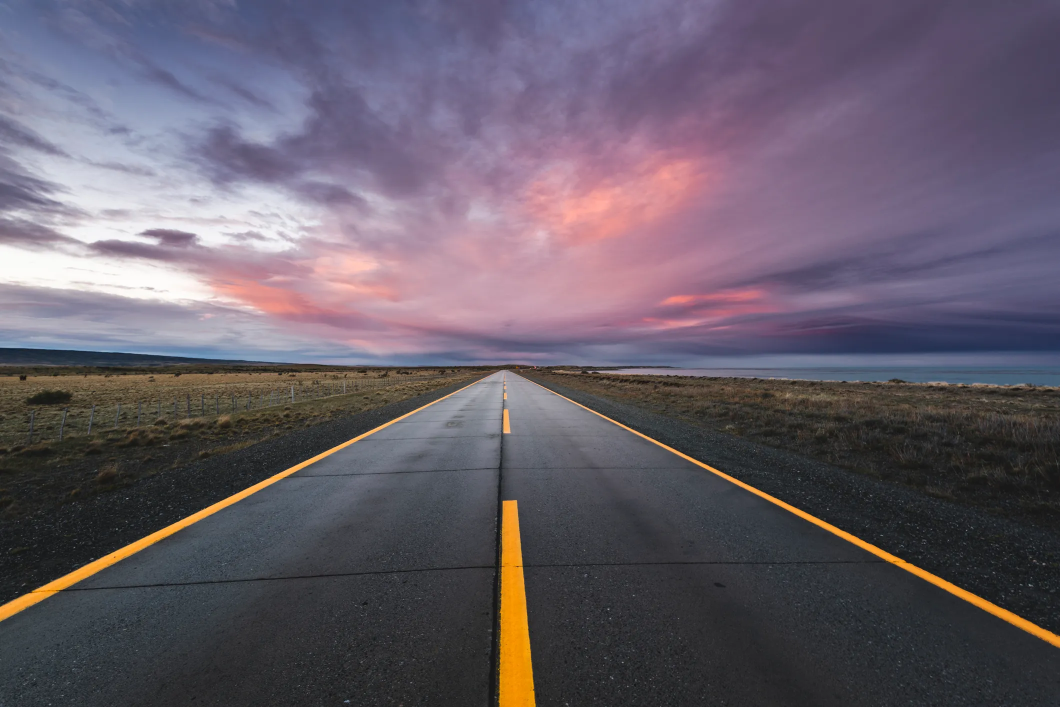
#> input picture Open CV/road.png, 2119 x 1414 px, found by its file name (shown at 1/2 size)
$ python crop_resize.py
#> lines starting #> are read from the running program, lines starting #| are printed output that depends on the picture
import cv2
import numpy as np

img = cv2.imread("road.png")
#> img is the input picture: shape (1414, 2119, 3); mean B, G, R 104.4, 92.5, 101.3
print(img.shape) #To print the current image size #(Height, Width, BGR)
#| (1414, 2119, 3)

width, height = 640, 480 #Can resize to small and big
imgResize = cv2.resize(img,(width,height))
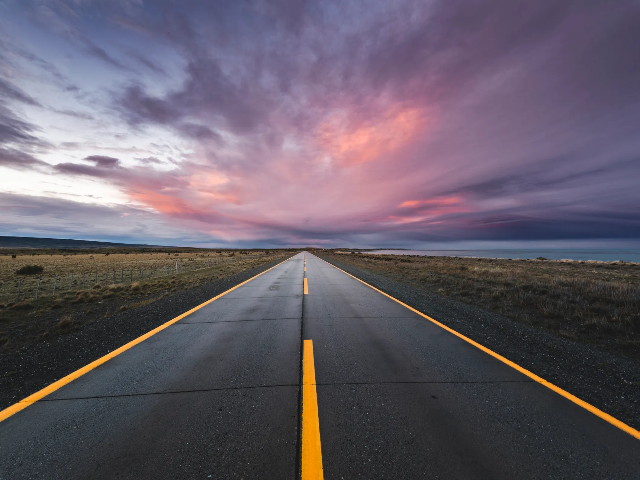
#> imgResize: shape (480, 640, 3); mean B, G, R 104.4, 92.4, 101.2
print(imgResize.shape)
#| (480, 640, 3)

imgCropped = imgResize[250:480,0:640] #[Start Point height:end point height, start point width:end point width]
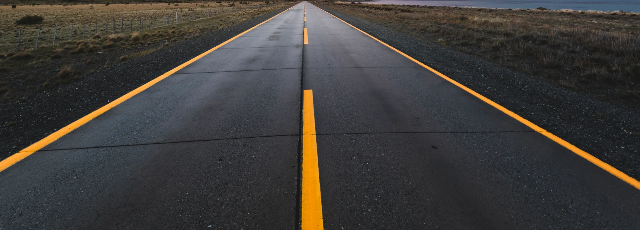
#> imgCropped: shape (230, 640, 3); mean B, G, R 58.7, 61.1, 63.4

#cv2.imshow("Image",img)
cv2.imshow("Image Resize",imgResize)
cv2.imshow("Image Cropped",imgCropped)

cv2.waitKey(0)
